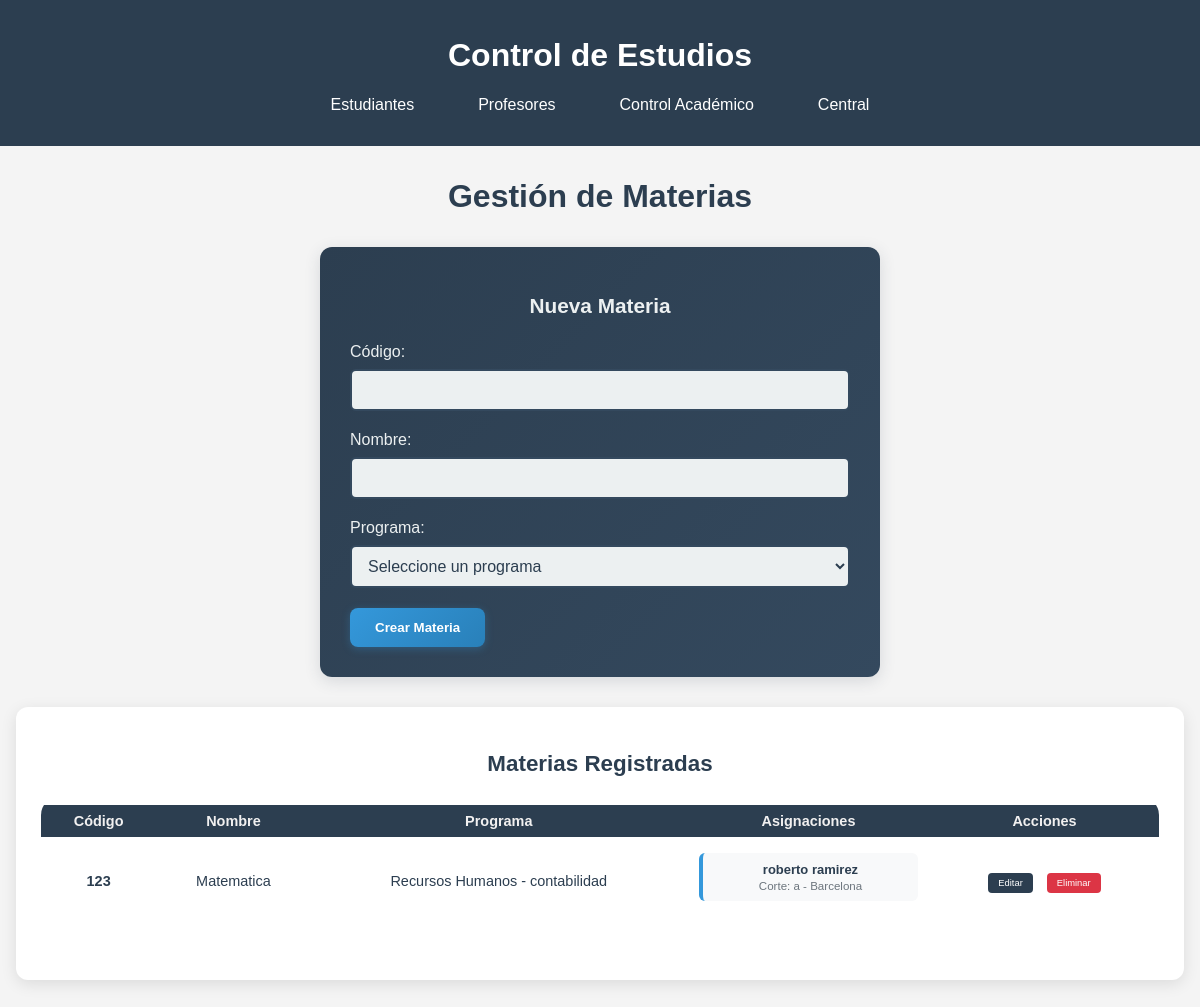
/control_academico/materias, run on an earlier commit of the app's database.
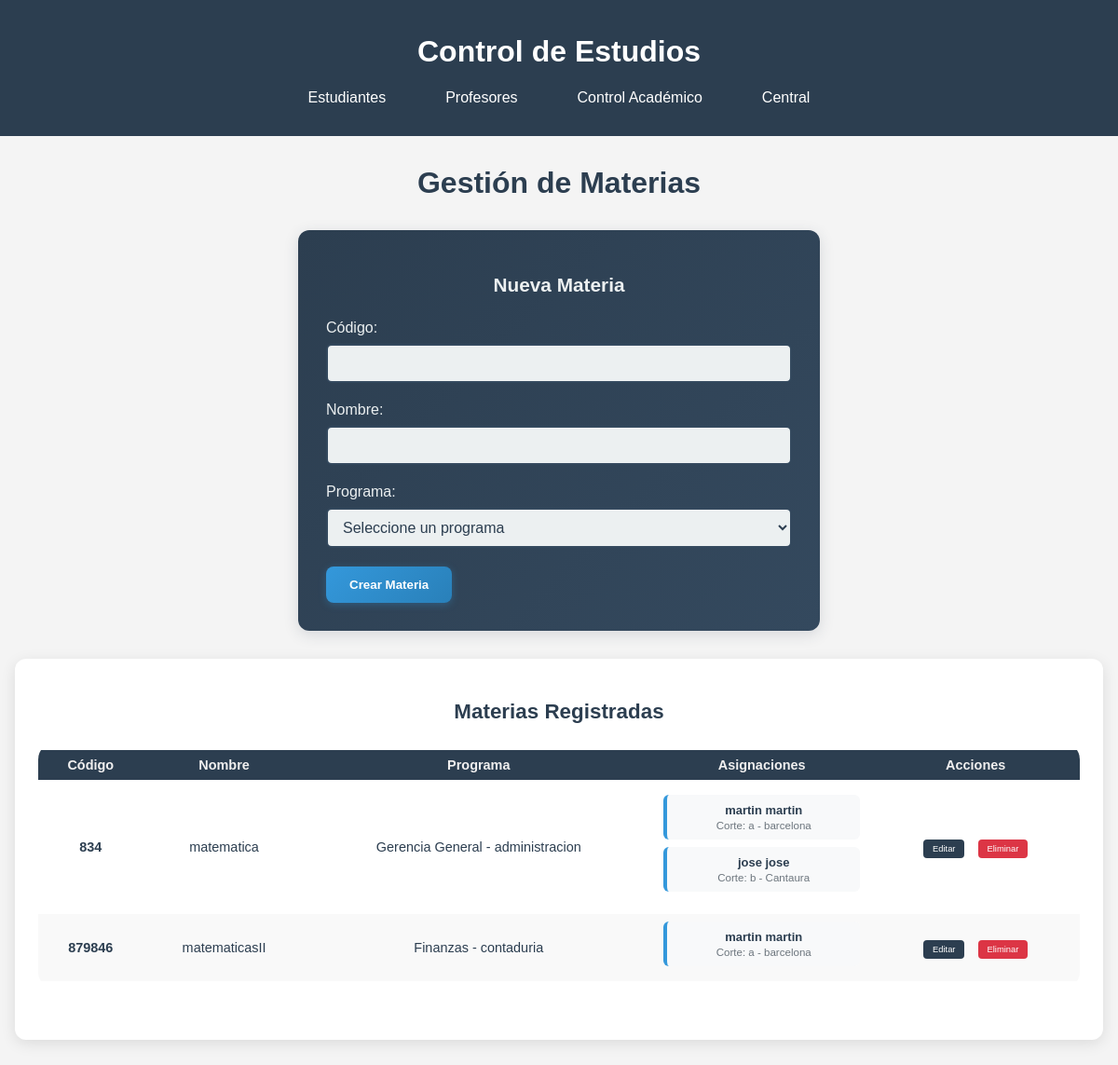
And on a later commit of the database.
### modulos/control_academico/models.py (models this page shows, shortened)
class Materia(db.Model):
    __tablename__ ='materias'
    codigo = db.Column(db.Integer, primary_key=True, unique=True)
    nombre = db.Column(db.String(100), nullable=False)
    programa_id = db.Column(db.Integer, db.ForeignKey('programas.id'), nullable=False)
    programa = db.relationship('Programa', back_populates='materias')
    asignaciones = db.relationship('AsignacionMateria', back_populates='materia')
    notas = db.relationship('Nota', back_populates='materia')

class Programa(db.Model):
    __tablename__ = 'programas'
    id = db.Column(db.Integer, primary_key=True)
    nombre = db.Column(db.String(100), nullable=False)
    carrera_id = db.Column(db.Integer, db.ForeignKey('carreras.id'), nullable=False)
    carrera = db.relationship('Carrera', back_populates='programas')
    materias = db.relationship('Materia', back_populates='programa')
    cortes = db.relationship('Corte', back_populates='programa')

class Carrera(db.Model):
    __tablename__ = 'carreras'
    id = db.Column(db.Integer, primary_key=True)
    nombre = db.Column(db.String(100), nullable=False, unique=True)
    programas = db.relationship('Programa', back_populates='carrera')
    estudiantes = db.relationship('Estudiante', back_populates='carrera')

class AsignacionMateria(db.Model):
    __tablename__ = 'asignaciones_materias'
    id = db.Column(db.Integer, primary_key=True)
    profesor_id = db.Column(db.String(20), db.ForeignKey('profesores.cedula'), nullable=False)
    materia_codigo = db.Column(db.Integer, db.ForeignKey('materias.codigo'), nullable=False)
    corte_id = db.Column(db.Integer, db.ForeignKey('cortes.id'), nullable=False)
    fecha_asignacion = db.Column(db.DateTime, default=datetime.utcnow, nullable=False)
    profesor = db.relationship('Profesor', back_populates='asignaciones')
    materia = db.relationship('Materia', back_populates='asignaciones')
    corte = db.relationship('Corte', back_populates='asignaciones')
    __table_args__ = (
        db.UniqueConstraint('materia_codigo', 'corte_id', name='uq_materia_corte'),
    )

class Corte(db.Model):
    __tablename__ = 'cortes'
    id = db.Column(db.Integer, primary_key=True)
    programa_id = db.Column(db.Integer, db.ForeignKey('programas.id'), nullable=False)
    seccion = db.Column(db.String(20), nullable=False)
    zona = db.Column(db.String(50), nullable=False)
    fecha_inicio = db.Column(db.Date, nullable=False)
    fecha_fin = db.Column(db.Date, nullable=False)
    programa = db.relationship('Programa', back_populates='cortes')
    inscripciones = db.relationship('Inscripcion', back_populates='corte')
    asignaciones = db.relationship('AsignacionMateria', back_populates='corte')

### modulos/central/models.py (models this page shows, shortened)
class Persona(db.Model):
    __tablename__ = 'personas'
    cedula = db.Column(db.String(20), primary_key=True, unique=True)
    nombre = db.Column(db.String(100), nullable=False)
    apellido = db.Column(db.String(100), nullable=False)
    numero_telefono = db.Column(db.Integer)
    correo_electronico = db.Column(db.String(100), unique=True, nullable=False)
    usuario = db.Column(db.String(50), unique=True, nullable=False)
    contrasenia = db.Column(db.String(100), nullable=False)
    rol = db.Column(db.String(20), nullable=False)
    __mapper_args__ = {
        'polymorphic_identity': 'persona',
        'polymorphic_on': rol
    }

### modulos/control_academico/routes.py (the view)
@bp.route('/materias')
def listar_materias():
    materias = Materia.query.all()
    profesores = Profesor.query.all()
    programas = Programa.query.all()
    asignaciones = AsignacionMateria.query.all()
    return render_template('control_academico/materias.html',
                         materias=materias, profesores=profesores, programas=programas, asignaciones=asignaciones)

### modulos/control_academico/templates/control_academico/materias.html (shortened to what this page needs)
{% extends "central/base.html" %}
{% block content %}
<div class="welcome-container">
    <h1 class="titulo-estudiantes">Gestión de Materias</h1>
    <div class="form-container-academico">
        <h2>Nueva Materia</h2>
        <form action="{{ url_for('control_academico.crear_materia') }}" method="POST">
            <div class="form-group">
                <label for="codigo">Código:</label>
                <input type="text" id="codigo" name="codigo" required >
            </div>
            <div class="form-group">
                <label for="nombre">Nombre:</label>
                <input type="text" id="nombre" name="nombre" required>
            </div>
            <div class="form-group">
                <label for="programa_id">Programa:</label>
                <select name="programa_id" id="programa_id" required>
                    <option value="">Seleccione un programa</option>
                </select>
            </div>
            <button type="submit" class="btn-academico">Crear Materia</button>
        </form>
    </div>
    <div class="tabla-estudiantes-contenedor">
        <h2>Materias Registradas</h2>
        {% if materias %}
            <table class="tabla-estudiantes">
                <thead>
                    <tr>
                        <th>Código</th>
                        <th>Nombre</th>
                        <th>Programa</th>
                        <th>Asignaciones</th>
                        <th>Acciones</th>
                    </tr>
                </thead>
                <tbody>
                    {% for materia in materias %}
                    <tr>
                        <td><strong>{{ materia.codigo }}</strong></td>
                        <td>{{ materia.nombre }}</td>
                        <td>{{ materia.programa.nombre }} - {{ materia.programa.carrera.nombre }}</td>
                        <td>
                            {% set materia_asignaciones = asignaciones|selectattr("materia_codigo", "equalto", materia.codigo)|list %}
                            {% if materia_asignaciones %}
                                <ul class="asignaciones-list">
                                    {% for asignacion in materia_asignaciones %}
                                    <li>
                                        <strong>{{ asignacion.profesor.nombre }} {{ asignacion.profesor.apellido }}</strong><br>
                                        <small>Corte: {{ asignacion.corte.seccion }} - {{ asignacion.corte.zona }}</small>
                                    </li>
                                    {% endfor %}
                                </ul>
                            {% else %}
                                <span class="text-muted">Sin asignaciones</span>
                            {% endif %}
                        </td>
                        <td>
                            <a href="{{ url_for('control_academico.editar_materia', codigo=materia.codigo) }}"
                               class="btn-accion editar">Editar</a>
                            <a href="{{ url_for('control_academico.eliminar_materia', codigo=materia.codigo) }}"
                               class="btn-accion eliminar"
                               onclick="return confirm('¿Está seguro de eliminar esta materia?')">Eliminar</a>
                        </td>
                    </tr>
                    {% endfor %}
                </tbody>
            </table>
        {% else %}
            <div style="text-align: center; padding: 40px;">
                <p class="text-muted">No hay materias registradas.</p>
                <p>Comience creando una nueva materia usando el formulario de arriba.</p>
            </div>
        {% endif %}
    </div>
</div>
{% endblock %}

What changed in the data, as far as the page shows it:
removed Materia: codigo "123", nombre "Matematica", programa.nombre "Recursos Humanos", programa.carrera.nombre "contabilidad", AsignacionMateria (profesor.nombre "roberto", profesor.apellido "ramirez", corte.seccion "a", corte.zona "Barcelona")
added Materia: codigo "834", nombre "matematica", programa.nombre "Gerencia General", programa.carrera.nombre "administracion", AsignacionMateria (profesor.nombre "martin", profesor.apellido "martin", corte.seccion "a", corte.zona "barcelona")
added AsignacionMateria: profesor.nombre "jose", profesor.apellido "jose", corte.seccion "b", corte.zona "Cantaura", shown under "834"
added Materia: codigo "879846", nombre "matematicasII", programa.nombre "Finanzas", programa.carrera.nombre "contaduria"
added AsignacionMateria: profesor.nombre "martin", profesor.apellido "martin", corte.seccion "a", corte.zona "barcelona", shown under "879846"
